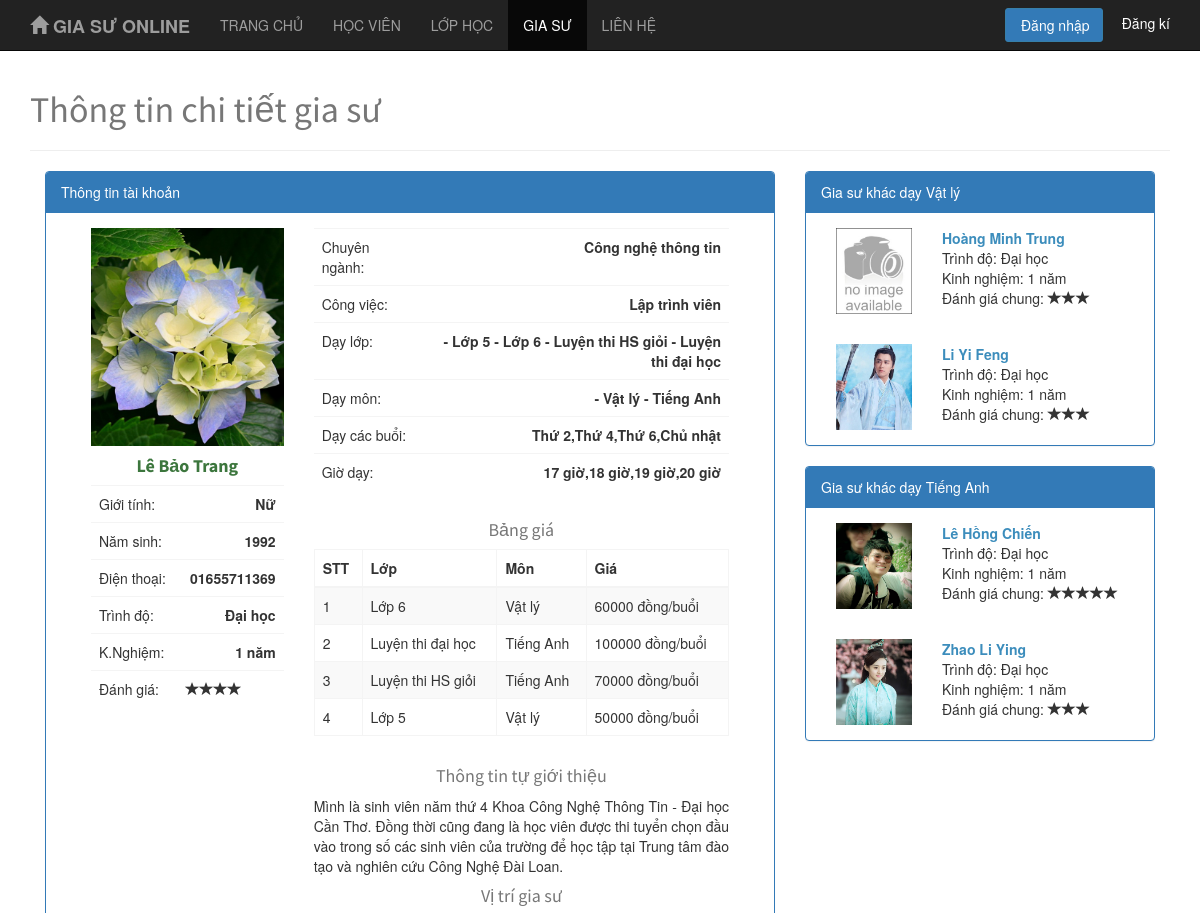
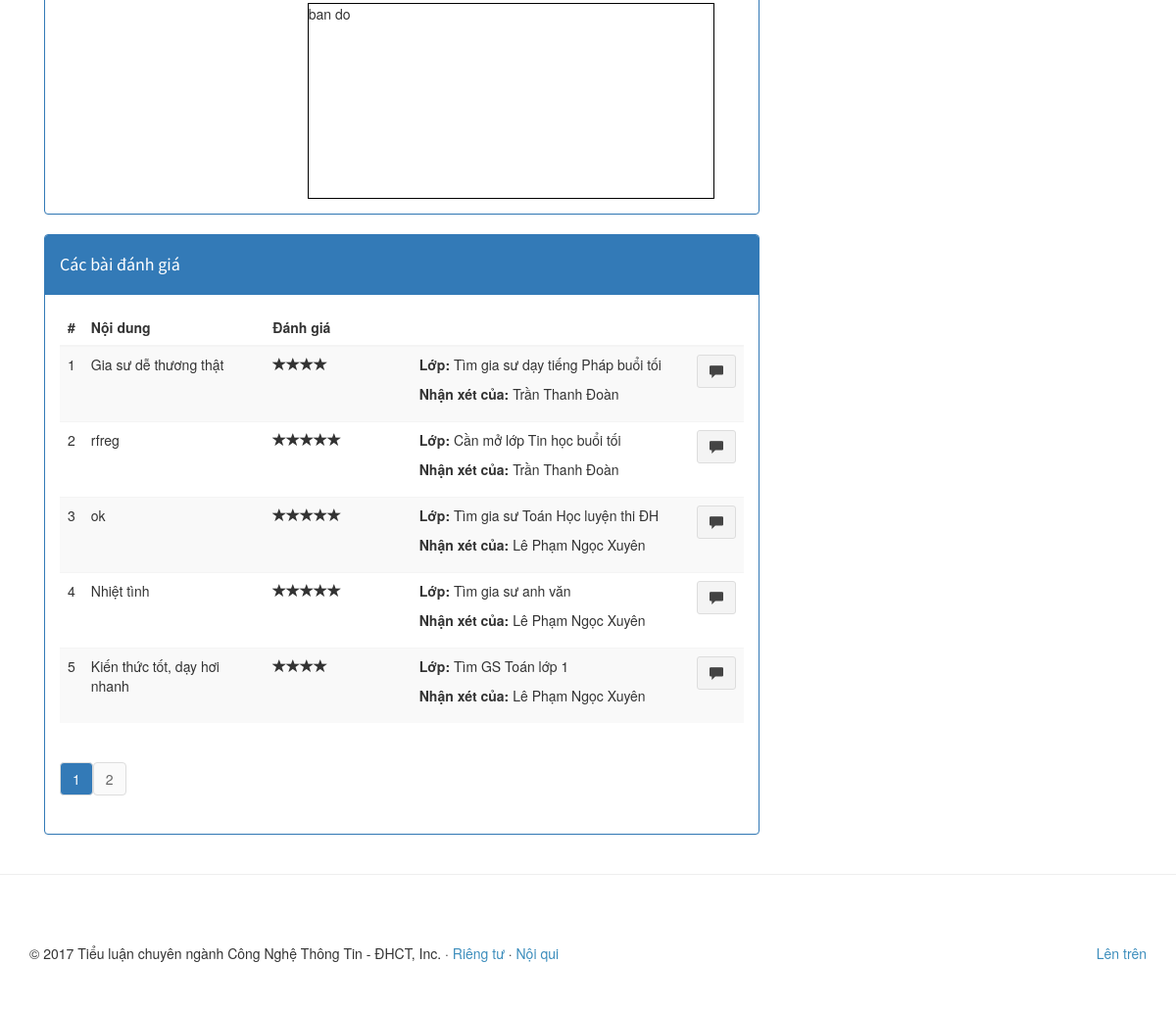
Screenshot of /giasu/detail/2 with the database file from the repository (2 pictures, top to bottom).
### tables this page shows
CREATE TABLE `giasu` (
  `gs_tk_id` int(11) NOT NULL,
  `gs_hoten` varchar(100) NOT NULL,
  `gs_gioitinh` int(1) NOT NULL,
  `gs_namsinh` int(4) NOT NULL,
  `gs_dienthoai` varchar(11) NOT NULL,
  `gs_diadiem` varchar(100) DEFAULT NULL,
  `gs_motadiadiem` varchar(255) DEFAULT NULL,
  `gs_hinhanh` varchar(100) NOT NULL,
  `gs_gioithieu` text,
  `gs_trinhdo` varchar(50) NOT NULL,
  `gs_chuyennganh` varchar(100) NOT NULL,
  `gs_congviec` varchar(100) DEFAULT NULL,
  `gs_ngayday` varchar(255) DEFAULT NULL,
  `gs_gioday` varchar(255) DEFAULT NULL,
  `gs_kinhnghiem` int(2) DEFAULT NULL,
  `gs_diachi` varchar(100) NOT NULL,
  `gs_trangthai` int(1) NOT NULL
);

CREATE TABLE `daylop` (
  `dl_id` int(11) NOT NULL,
  `dl_lop` varchar(20) NOT NULL,
  `dl_mon` varchar(20) NOT NULL,
  `dl_giatien` varchar(20) NOT NULL,
  `dl_trangthai` int(1) NOT NULL,
  `dl_gs_id` int(11) NOT NULL
);

CREATE TABLE `lopday` (
  `ld_id` int(11) NOT NULL,
  `ld_tieude` varchar(255) NOT NULL,
  `ld_mon` varchar(100) NOT NULL,
  `ld_khoilop` varchar(100) NOT NULL,
  `ld_soluong` int(2) NOT NULL,
  `ld_yeucau` varchar(255) DEFAULT NULL,
  `ld_buoiday` varchar(100) NOT NULL,
  `ld_thoigian` varchar(100) NOT NULL,
  `ld_diadiem` varchar(100) NOT NULL,
  `ld_mota_diadiem` varchar(100) DEFAULT NULL,
  `ld_hinhanh` varchar(100) NOT NULL,
  `ld_trangthai` int(1) NOT NULL,
  `ld_diem_cmt` int(1) DEFAULT NULL,
  `ld_noidung_cmt` varchar(100) DEFAULT NULL,
  `ph_tk_id` int(11) NOT NULL
);

CREATE TABLE `phuhuynh` (
  `ph_tk_id` int(11) NOT NULL,
  `ph_hoten` varchar(100) NOT NULL,
  `ph_gioitinh` int(1) NOT NULL,
  `ph_dienthoai` varchar(11) NOT NULL,
  `ph_trangthai` int(1) NOT NULL,
  `ph_diadiem` varchar(100) DEFAULT NULL,
  `ph_hinhanh` varchar(100) DEFAULT NULL,
  `ph_trinhdo` varchar(50) DEFAULT NULL
);

### application/controllers/Giasu.php (called while the page is built, shortened)
<?php if (!defined('BASEPATH')) exit('No direct script access allowed');
class Giasu extends CI_Controller{
    public function __construct(){
       $this->load->model('m_giasu');
       $this->load->model('m_admin');
    }
    public function detail(){
        $gs_tk_id =  $this->uri->segment(3);
        $where = array('gs_tk_id' => $gs_tk_id);
        $giasu = $this->m_giasu->getGiaSuInfo($where);
        $data=array('title'=>'Thông tin Gia sư',
                    'giasu'=>$giasu
                   );
        $this->load->view("/layout/header", $data);
        $this->load->view("/pages/v_detail_gs", $data);
        $this->load->view("/layout/footer");
    }
}
?>

### index.php (called while the page is built, shortened)
<?php
require_once BASEPATH.'core/CodeIgniter.php';

### application/models/M_giasu.php (called while the page is built, shortened)
<?php
class M_giasu extends CI_Model{
    public $table  = 'giasu';
    public $table3 = 'daylop';
    public function getGiaSuInfo($where = array()){
        $this->db->where($where);
        $result = $this->db->get($this->table);
        return $result->row();
    }
    public function getGiaSuDayLop($where = array()){
        $this->db->order_by('dl_id desc');
        $this->db->where($where);
        $result = $this->db->get($this->table3);
        return $result->result();
    }
}
?>

### application/views/pages/v_detail_gs.php (the view, shortened to what this page needs)
  <link rel="stylesheet" href="<?php echo base_url(); ?>/boxchat/bootstrap/css/bootstrap.min.css">
  <link rel="stylesheet" href="https://cdnjs.cloudflare.com/ajax/libs/font-awesome/4.5.0/css/font-awesome.min.css">
  <link rel="stylesheet" href="https://cdnjs.cloudflare.com/ajax/libs/ionicons/2.0.1/css/ionicons.min.css">
  <link rel="stylesheet" href="<?php echo base_url(); ?>/boxchat/dist/css/AdminLTE.min.css">
  <link rel="stylesheet" href="<?php echo base_url(); ?>/boxchat/dist/css/skins/_all-skins.min.css">
<div class="container">
    <h1 class="text-muted">Thông tin chi tiết gia sư</h1>
    <hr>
    <?php
    if( empty($giasu) ){ ?>
        <div class="alert alert-warning fade in alertStyle">
            <a href="#" class="close" data-dismiss="alert" aria-label="close">&times;</a>
            <img src="<?php ?>"><?php echo "Không có thông tin!"; ?>
        </div>
        <?php
    }
    else {?>
    <div class="col-md-8">
    <div class="panel panel-primary">
        <div class="panel-heading">Thông tin tài khoản</div>
        <div class="panel-body">
            <div class="col-md-12">
                <div class="col-lg-4">
                    <img src="<?php echo isset($giasu) ? base_url().$giasu->gs_hinhanh :  base_url().'img/no_img.jpg'; ?>" class="img-responsive">
                    <h4 class="text-success text-center">
                    	<strong><?php echo $giasu->gs_hoten; ?></strong>
                    </h4>
                    <table class="table">
                    	<tr>
                    		<td>Giới tính:</td>
                    		<td class="text-right"><strong><?php echo $giasu->gs_gioitinh==0 ? "Nam" : "Nữ"; ?></strong></td>
                    	</tr>
                    	<tr>
                    		<td>Năm sinh:</td>
                    		<td class="text-right"><strong><?php echo $giasu->gs_namsinh; ?></strong></td>
                    	</tr>
                    	<tr>
                    		<td>Điện thoại:</td>
                    		<td class="text-right"><strong><?php echo $giasu->gs_dienthoai; ?></strong></td>
                    	</tr>
                    	<tr>
                    		<td>Trình độ:</td>
                    		<td class="text-right"><strong><?php echo $giasu->gs_trinhdo; ?></strong></td>
                    	</tr>
                    	<tr>
                    		<td>K.Nghiệm:</td>
                    		<td class="text-right"><strong><?php echo $giasu->gs_kinhnghiem." năm"; ?></strong></td>
                    	</tr>
                    	<tr>
                    		<td>Đánh giá:</td>
                    		<td><?php
                            $sql = "SELECT ld_diem_cmt FROM lopday a, dangky b WHERE a.ld_id = b.dk_ld_id AND dk_trangthai = 1 AND b.dk_gs_id =".$giasu->gs_tk_id;
                            $gs = $this->db->query($sql)->result();
                            $row = ($this->db->query($sql)->num_rows()==0)?1:$this->db->query($sql)->num_rows();
                            $diem = 0;
                            foreach ($gs as $gs) {
                                $diem += $gs->ld_diem_cmt;
                            }
                            $a = ($diem/$row <3)?3:$diem/$row;
                            for($i=1;$i<=$a;$i++){
                                echo'<span class="glyphicon glyphicon-star"></span>';
                            }
                        ?></td>
                    	</tr>
                    </table>
                </div>
                <div class="col-lg-8">
                    <table class="table">
                    	<tr>
                    		<td>Chuyên ngành:</td>
                    		<td class="text-right"><strong><?php echo $giasu->gs_chuyennganh; ?></strong></td>
                    	</tr>
                    	<tr>
                    		<td>Công việc:</td>
                    		<td class="text-right"><strong><?php echo $giasu->gs_congviec; ?></strong></td>
                    	</tr>
                    	<tr>
                    		<td>Dạy lớp:</td>
                    		<td class="text-right"><strong>
                            <?php
                            $sql="SELECT * FROM daylop WHERE dl_gs_id=$giasu->gs_tk_id ORDER BY dl_mon desc";
                            $daylop = $this->db->query($sql)->result();
                            foreach ($daylop as $daylop) {
                                echo "- ".$daylop->dl_lop." ";
                            }
                            ?></strong></td>
                    	</tr>
                    	<tr>
                    		<td>Dạy môn:</td>
                    		<td class="text-right"><strong>
                            <?php
                            $sql="SELECT DISTINCT dl_mon FROM daylop WHERE dl_gs_id=$giasu->gs_tk_id ORDER BY dl_mon desc";
                            $daylop = $this->db->query($sql)->result();
                            foreach ($daylop as $daylop) {
                                echo "- ".$daylop->dl_mon." ";
                            }
                            ?></strong></td>
                    	</tr>
                    	<tr>
                    		<td>Dạy các buổi:</td>
                    		<td class="text-right"><strong><?php echo $giasu->gs_ngayday; ?></strong></td>
                    	</tr>
                    	<tr>
                    		<td>Giờ dạy:</td>
                    		<td class="text-right"><strong><?php echo $giasu->gs_gioday; ?></strong></td>
                    	</tr>
                    </table>
                </div>
                <div class="col-lg-8 text-justify">
                <?php
                $where = array('dl_gs_id' => $giasu->gs_tk_id);
                $daylop = $this->m_giasu->getGiaSuDayLop($where);
                ?>
                <center><h4 class="text-muted">Bảng giá</h4></center>
                <table class="table table-striped table-hover table-bordered">
                    <thead>
                        <tr>
                            <th>STT</th>
                            <th>Lớp</th>
                            <th>Môn</th>
                            <th>Giá</th>
                        </tr>
                    </thead>
                    <tbody>
                    <?php
                    $stt = 1;
                    foreach ($daylop as $dl) { ?>
                        <tr>
                            <td><?php echo $stt++; ?></td>
                            <td><?php echo $dl->dl_lop; ?></td>
                            <td><?php echo $dl->dl_mon; ?></td>
                            <td><?php echo $dl->dl_giatien." đồng/buổi"; ?></td>
                        </tr>
                        <?php
                    } ?>
                    </tbody>
                </table>
                </div>
                <div class="col-lg-8 text-justify pull-right">
                	<center><h4 class="text-muted">Thông tin tự giới thiệu</h4></center>
					<?php echo !empty($giasu->gs_gioithieu) ? $giasu->gs_gioithieu : "<center class=text-danger>Chưa cập nhật thông tin tự giới thiệu</center>";?>
                </div>
                <div class="col-lg-8 pull-right">
                	<center><h4 class="text-muted">Vị trí gia sư</h4></center>
                	<?php if(!empty($giasu->gs_diadiem)){?>
                		<div id="map" style="height: 200px;">ban do</div>
                		<?php
                	}
                	else
                		echo "<center class=text-danger>Chưa cập nhật vị trí</center>"; ?>
                </div>
            </div>
        </div>
    </div>
    <?php
    $item_per_page=5;
    ?>
   <div class="panel panel-primary">
        <div class="panel-heading"><h4>Các bài đánh giá</h4></div>
        <div class="panel-body">
            <table class="table table-striped" id="ttgv">
                <thead>
                    <th><strong>#</strong></th>
                    <th width="250px"><strong>Nội dung</strong></th>
                    <th width="200px"><strong>Đánh giá</strong></th>
                    <th width="400px"></th>
                    <th></th>
                </thead>
                <?php
                $total_item=10;
                $total_page=ceil($total_item/$item_per_page);
                if($total_item>0){ ?>
                <tbody id="tbody_ds_sp">
                    <?php
                    $sql = "SELECT * FROM lopday a, dangky b, phuhuynh c WHERE a.ph_tk_id = c.ph_tk_id AND a.ld_id = b.dk_ld_id AND (dk_trangthai = 1 OR dk_trangthai = -2) AND ld_diem_cmt is not null AND dk_gs_id =".$giasu->gs_tk_id;
                    $result = $this->db->query($sql)->result();
                    $stt=0;
                    foreach ($result as $result){?>
                        <tr>
                            <td><?php echo ++$stt; ?></td>
                            <td><?php echo $result->ld_noidung_cmt;?></td>
                            <td><b><?php
                            $sql = "SELECT ld_diem_cmt FROM lopday a, dangky b WHERE a.ld_id = b.dk_ld_id AND (dk_trangthai = 1 OR dk_trangthai = -2) AND ld_diem_cmt is not NULL  AND a.ld_id =".$result->ld_id;
                            $gs = $this->db->query($sql)->result();
                            $row = ($this->db->query($sql)->num_rows()==0)?1:$this->db->query($sql)->num_rows();
                            $diem = 0;
                            foreach ($gs as $gs) {
                                $diem += $gs->ld_diem_cmt;
                            }
                            $a = ($diem/$row <3)?3:$diem/$row;
                            for($i=1;$i<=$a;$i++){
                                echo'<span class="glyphicon glyphicon-star"></span>';
                            }
                        ?></b></td>
                            <td>
                                <?php if(isset($this->session->userdata('login')->tk_id) && $this->session->userdata('login')->tk_id == 1){?>
                                <p><strong>Lớp: </strong><a href="<?php echo base_url(); ?>phuhuynh/detail_class/<?php echo $result->ld_id; ?>"><?php echo $result->ld_tieude;?></a></p>
                                <?php } else{?>
                                    <p><strong>Lớp: </strong><?php echo $result->ld_tieude; ?></p>
                                <?php } ?>
                                <p><strong>Nhận xét của: </strong><?php echo $result->ph_hoten;?></p>
                            </td>
                            <td><button type="button" class="btn btn-default" data-toggle="modal" data-target="#myModal_cmt<?php echo $result->ld_id; ?>"><i class=" glyphicon glyphicon-comment"></i></button></td>
                        </tr>
                        <?php
                    } ?>
                </tbody>
                <?php
                } ?>
            </table>
            <?php
            $pagging="";
            if($total_page>1){
                for($i=1;$i<=$total_page; $i++){
                    $pagging.='<a href="javascript:" class="page_i" stt="'.$i.'" title="trang '.$i.'">'.$i.'</a>';
                }
                echo '<ul class="pagination"><li id="pagging">'.$pagging.'</li></ul>';
            }
            ?>
        </div>
        </div>
    <?php
    } ?>
    </div>
    <div>
        <?php
        $data = array('giasu' => $giasu);
        $this->load->view("/layout/right_slidebar_gs", $data); ?>

### application/views/layout/right_slidebar_gs.php (shortened to what this page needs)
<?php
$sql="SELECT DISTINCT dl_mon FROM daylop WHERE dl_gs_id=$giasu->gs_tk_id ORDER BY dl_mon desc";
$daylop = $this->db->query($sql)->result();
foreach ($daylop as $dl) {
    $sql = "SELECT dl_gs_id FROM daylop WHERE dl_mon='".$dl->dl_mon."' AND dl_gs_id != $giasu->gs_tk_id GROUP BY dl_gs_id";
    $dl_gs_id = $this->db->query($sql)->result(); ?>
    <div class="col-md-4">
    <div class="panel panel-primary">
        <div class="panel-heading">Gia sư khác dạy <?php echo " ".$dl->dl_mon; ?> </div>
    <?php
    foreach ($dl_gs_id as $gs_id) {
        $sql1 = "SELECT * FROM giasu WHERE gs_tk_id=$gs_id->dl_gs_id";
        $giasu1 = $this->db->query($sql1)->row();
        ?>
        <div class="panel-body">
            <div class="col-md-4">
                <img src="<?php echo base_url().$giasu1->gs_hinhanh;?>" class="img-responsive">
            </div>
            <div class="col-md-8">
                <a href="<?php echo base_url(); ?>giasu/detail/<?php echo $giasu1->gs_tk_id; ?>"><b><?php echo $giasu1->gs_hoten; ?></a></b> <br/>
                <?php echo "Trình độ: ".$giasu->gs_trinhdo; ?> <br/>
                <?php echo "Kinh nghiệm: ".$giasu->gs_kinhnghiem." năm"; ?> <br/>
                <?php
                    $sql2 = "SELECT ld_diem_cmt FROM lopday a, dangky b WHERE a.ld_id = b.dk_ld_id AND dk_trangthai = 1 AND b.dk_gs_id =".$gs_id->dl_gs_id;
                    $gs = $this->db->query($sql2)->result();
                    $row = ($this->db->query($sql2)->num_rows()==0)?1:$this->db->query($sql2)->num_rows();
                    $diem = 0;
                    foreach ($gs as $gs) {
                        $diem += $gs->ld_diem_cmt;
                    }
                    $a = ($diem/$row <3)?3:$diem/$row;
                    echo "Đánh giá chung: ";
                    for($i=1;$i<=$a;$i++){
                        echo'<span class="glyphicon glyphicon-star"></span>';
                    }
                ?>
            </div>
        </div>
        <?php
    } ?>
    </div>
     </div>
     </div>
    <?php
}
?>

### rows the page displays
giasu: gs_hinhanh (picture), gs_hoten "Lê Bảo Trang", gs_namsinh "1992", gs_dienthoai "01655711369", gs_trinhdo "Đại học", gs_kinhnghiem "1", gs_chuyennganh "Công nghệ thông tin", gs_congviec "Lập trình viên", gs_ngayday "Thứ 2,Thứ 4,Thứ 6,Chủ nhật", gs_gioday "17 giờ,18 giờ,19 giờ,20 giờ", gs_gioithieu "Mình là sinh viên năm thứ 4 Khoa Công Nghệ Thông Tin - Đại học Cần Thơ. Đồng thời cũng đang là học viên được thi tuyển chọn đầu vào trong số các sinh viên của trường để học tập tại Trung tâm đào tạo và nghiên cứu Công Nghệ Đài Loan."
daylop: dl_lop "Lớp 5", dl_mon "Vật lý", dl_giatien "50000"
daylop: dl_lop "Lớp 6", dl_mon "Vật lý", dl_giatien "60000"
daylop: dl_lop "Luyện thi HS giỏi", dl_mon "Tiếng Anh", dl_giatien "70000"
daylop: dl_lop "Luyện thi đại học", dl_mon "Tiếng Anh", dl_giatien "100000"
lopday: ld_noidung_cmt "Gia sư dễ thương thật", ld_tieude "Tìm gia sư dạy tiếng Pháp buổi tối", ph_tk.ph_hoten "Trần Thanh Đoàn"
lopday: ld_noidung_cmt "rfreg", ld_tieude "Cần mở lớp Tin học buổi tối", ph_tk.ph_hoten "Trần Thanh Đoàn"
lopday: ld_noidung_cmt "ok", ld_tieude "Tìm gia sư Toán Học luyện thi ĐH", ph_tk.ph_hoten "Lê Phạm Ngọc Xuyên"
lopday: ld_noidung_cmt "Nhiệt tình", ld_tieude "Tìm gia sư anh văn", ph_tk.ph_hoten "Lê Phạm Ngọc Xuyên"
lopday: ld_noidung_cmt "Kiến thức tốt, dạy hơi nhanh", ld_tieude "Tìm GS Toán lớp 1", ph_tk.ph_hoten "Lê Phạm Ngọc Xuyên"
giasu: gs_hinhanh (placeholder picture), gs_hoten "Hoàng Minh Trung"
giasu: gs_hinhanh (picture), gs_hoten "Li Yi Feng"
giasu: gs_hinhanh (picture), gs_hoten "Lê Hồng Chiến"
giasu: gs_hinhanh (picture), gs_hoten "Zhao Li Ying"

### other values shown
$daylop->dl_mon "Vật lý"
$daylop->dl_mon "Tiếng Anh"
$dl->dl_mon "Vật lý"
$dl->dl_mon "Tiếng Anh"
